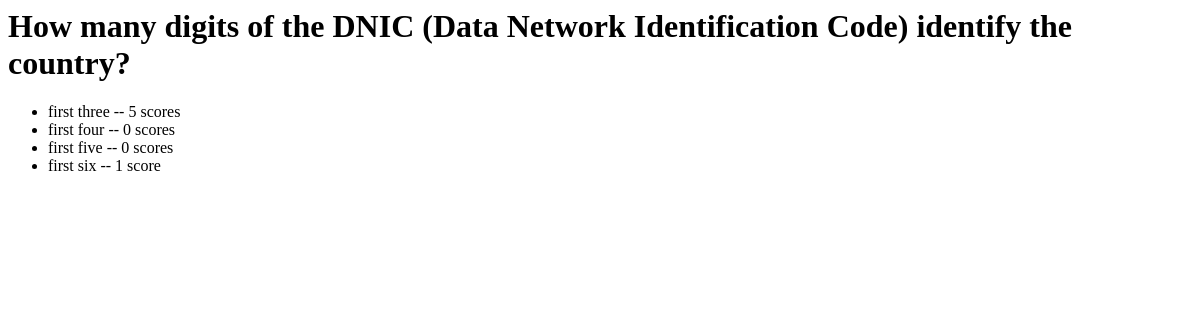
Before: /quiz/1/results/ with the older database file.
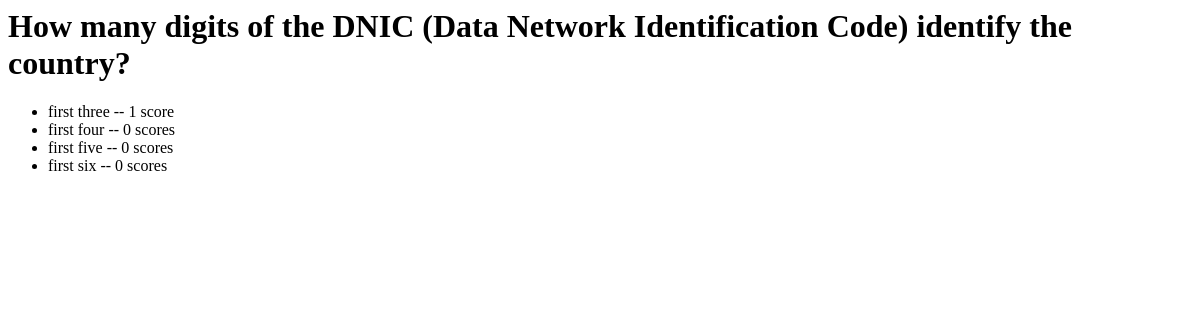
After: the same page with the newer database file.
### quiz/models.py (models this page shows, shortened)
class Choice(models.Model):
    choice_text = models.CharField(max_length=200)
    is_correct = models.BooleanField(default=False)
    question = models.ForeignKey(Question)
    score = models.IntegerField(default=0)

### quiz/views.py (the view)
# urls.py: url(r'^(?P<pk>\d+)/results/$', views.ResultsView.as_view(), name='results'),
class ResultsView(generic.DetailView):
    model = Question
    template_name = 'quiz/results.html'

### templates/quiz/results.html
<h1>{{ question.question_text }}</h1>
<ul>
{% for choice in question.choice_set.all %}
    <li>{{ choice.choice_text }} -- {{ choice.score }} score{{ choice.score|pluralize }}</li>
{% endfor %}
</ul>

Changed rows visible on the page:
changed Choice "first three": score "5" → "1"
changed Choice "first six": score "1" → "0"
